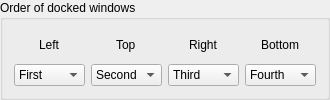
        <widget class="QGroupBox" name="groupBox_16">
         <property name="sizePolicy">
          <sizepolicy hsizetype="Minimum" vsizetype="Maximum">
           <horstretch>0</horstretch>
           <verstretch>0</verstretch>
          </sizepolicy>
         </property>
         <property name="minimumSize">
          <size>
           <width>0</width>
           <height>0</height>
          </size>
         </property>
         <property name="toolTip">
          <string>&lt;html&gt;&lt;head/&gt;&lt;body&gt;&lt;p&gt;hv - short name&lt;/p&gt;&lt;/body&gt;&lt;/html&gt;</string>
         </property>
         <property name="styleSheet">
          <string notr="true"/>
         </property>
         <property name="title">
          <string>Order of docked windows</string>
         </property>
         <property name="flat">
          <bool>true</bool>
         </property>
         <layout class="QGridLayout" name="gridLayout_16">
          <item row="0" column="3" alignment="Qt::AlignmentFlag::AlignHCenter">
           <widget class="QLabel" name="label_30">
            <property name="toolTip">
             <string>&lt;html&gt;&lt;head/&gt;&lt;body&gt;&lt;p&gt;hv - short name&lt;/p&gt;&lt;/body&gt;&lt;/html&gt;</string>
            </property>
            <property name="text">
             <string>Bottom</string>
            </property>
           </widget>
          </item>
          <item row="1" column="3">
           <widget class="QComboBox" name="kcfg_dockOrderBottom">
            <property name="focusPolicy">
             <enum>Qt::FocusPolicy::ClickFocus</enum>
            </property>
            <property name="currentIndex">
             <number>4</number>
            </property>
            <item>
             <property name="text">
              <string>Off</string>
             </property>
            </item>
            <item>
             <property name="text">
              <string>First</string>
             </property>
            </item>
            <item>
             <property name="text">
              <string>Second</string>
             </property>
            </item>
            <item>
             <property name="text">
              <string>Third</string>
             </property>
            </item>
            <item>
             <property name="text">
              <string>Fourth</string>
             </property>
            </item>
           </widget>
          </item>
          <item row="1" column="1">
           <widget class="QComboBox" name="kcfg_dockOrderTop">
            <property name="focusPolicy">
             <enum>Qt::FocusPolicy::ClickFocus</enum>
            </property>
            <property name="currentIndex">
             <number>2</number>
            </property>
            <item>
             <property name="text">
              <string>Off</string>
             </property>
            </item>
            <item>
             <property name="text">
              <string>First</string>
             </property>
            </item>
            <item>
             <property name="text">
              <string>Second</string>
             </property>
            </item>
            <item>
             <property name="text">
              <string>Third</string>
             </property>
            </item>
            <item>
             <property name="text">
              <string>Fourth</string>
             </property>
            </item>
           </widget>
          </item>
          <item row="1" column="2">
           <widget class="QComboBox" name="kcfg_dockOrderRight">
            <property name="focusPolicy">
             <enum>Qt::FocusPolicy::ClickFocus</enum>
            </property>
            <property name="layoutDirection">
             <enum>Qt::LayoutDirection::LeftToRight</enum>
            </property>
            <property name="currentIndex">
             <number>3</number>
            </property>
            <item>
             <property name="text">
              <string>Off</string>
             </property>
            </item>
            <item>
             <property name="text">
              <string>First</string>
             </property>
            </item>
            <item>
             <property name="text">
              <string>Second</string>
             </property>
            </item>
            <item>
             <property name="text">
              <string>Third</string>
             </property>
            </item>
            <item>
             <property name="text">
              <string>Fourth</string>
             </property>
            </item>
           </widget>
          </item>
          <item row="0" column="0" alignment="Qt::AlignmentFlag::AlignHCenter">
           <widget class="QLabel" name="label_17">
            <property name="toolTip">
             <string>&lt;html&gt;&lt;head/&gt;&lt;body&gt;&lt;p&gt;hv - short name&lt;/p&gt;&lt;/body&gt;&lt;/html&gt;</string>
            </property>
            <property name="text">
             <string>Left</string>
            </property>
           </widget>
          </item>
          <item row="1" column="0">
           <widget class="QComboBox" name="kcfg_dockOrderLeft">
            <property name="focusPolicy">
             <enum>Qt::FocusPolicy::ClickFocus</enum>
            </property>
            <property name="currentIndex">
             <number>1</number>
            </property>
            <item>
             <property name="text">
              <string>Off</string>
             </property>
            </item>
            <item>
             <property name="text">
              <string>First</string>
             </property>
            </item>
            <item>
             <property name="text">
              <string>Second</string>
             </property>
            </item>
            <item>
             <property name="text">
              <string>Third</string>
             </property>
            </item>
            <item>
             <property name="text">
              <string>Fourth</string>
             </property>
            </item>
           </widget>
          </item>
          <item row="0" column="2" alignment="Qt::AlignmentFlag::AlignHCenter">
           <widget class="QLabel" name="label_29">
            <property name="toolTip">
             <string>&lt;html&gt;&lt;head/&gt;&lt;body&gt;&lt;p&gt;hv - short name&lt;/p&gt;&lt;/body&gt;&lt;/html&gt;</string>
            </property>
            <property name="text">
             <string>Right</string>
            </property>
           </widget>
          </item>
          <item row="0" column="1" alignment="Qt::AlignmentFlag::AlignHCenter">
           <widget class="QLabel" name="label_18">
            <property name="toolTip">
             <string>&lt;html&gt;&lt;head/&gt;&lt;body&gt;&lt;p&gt;hv - short name&lt;/p&gt;&lt;/body&gt;&lt;/html&gt;</string>
            </property>
            <property name="text">
             <string>Top</string>
            </property>
           </widget>
          </item>
         </layout>
        </widget>
